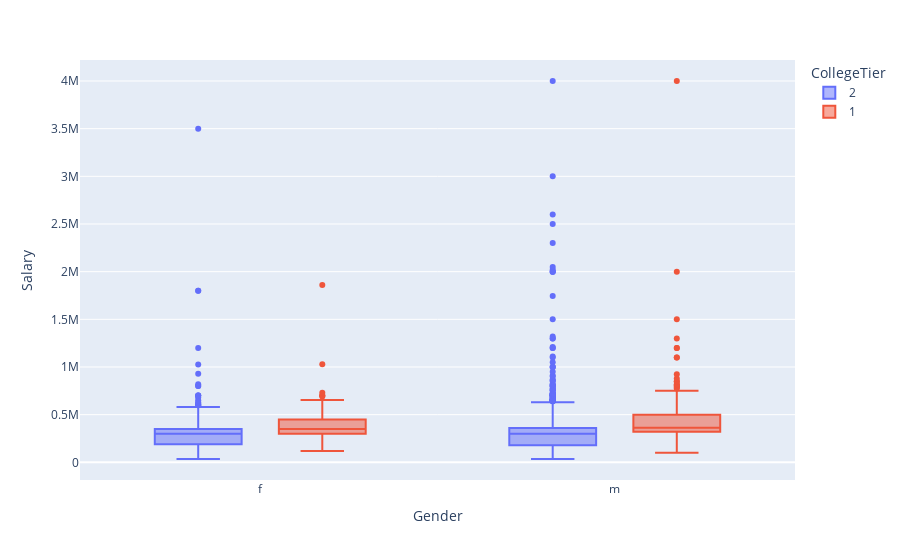

The code cell stored with this chart in its notebook:
### Markdown cell above
## In this Graph there are more Male who studied in Tier-2 persons earning lot than male and female in Tier-1 and female in tier 2 

## And there are more Female Tier-2 students earning lot that Females in Tier 1

### Code cell
px.box(df, y = 'Salary', x = 'Gender',color='CollegeTier')

### Figure 1 — Plotly figure (JSON) as saved in the notebook; plotly's stock layout.template omitted (floating-point values rounded to 4 significant figures; data arrays with more than 128 entries replaced by an {"elided": "..."} marker saying what was removed)
{"data": [{"alignmentgroup": "True", "hovertemplate": "CollegeTier=2<br>Gender=%{x}<br>Salary=%{y}<extra></extra>", "legendgroup": "2", "marker": {"color": "#636efa"}, "name": "2", "notched": false, "offsetgroup": "2", "orientation": "v", "showlegend": true, "type": "box", "x": {"elided": "3701 str values"}, "x0": " ", "xaxis": "x", "y": {"elided": "3701 int values"}, "y0": " ", "yaxis": "y"}, {"alignmentgroup": "True", "hovertemplate": "CollegeTier=1<br>Gender=%{x}<br>Salary=%{y}<extra></extra>", "legendgroup": "1", "marker": {"color": "#EF553B"}, "name": "1", "notched": false, "offsetgroup": "1", "orientation": "v", "showlegend": true, "type": "box", "x": {"elided": "297 str values"}, "x0": " ", "xaxis": "x", "y": {"elided": "297 int values"}, "y0": " ", "yaxis": "y"}], "layout": {"boxmode": "group", "legend": {"title": {"text": "CollegeTier"}, "tracegroupgap": 0}, "margin": {"t": 60}, "xaxis": {"anchor": "y", "domain": [0, 1], "title": {"text": "Gender"}}, "yaxis": {"anchor": "x", "domain": [0, 1], "title": {"text": "Salary"}}}}
